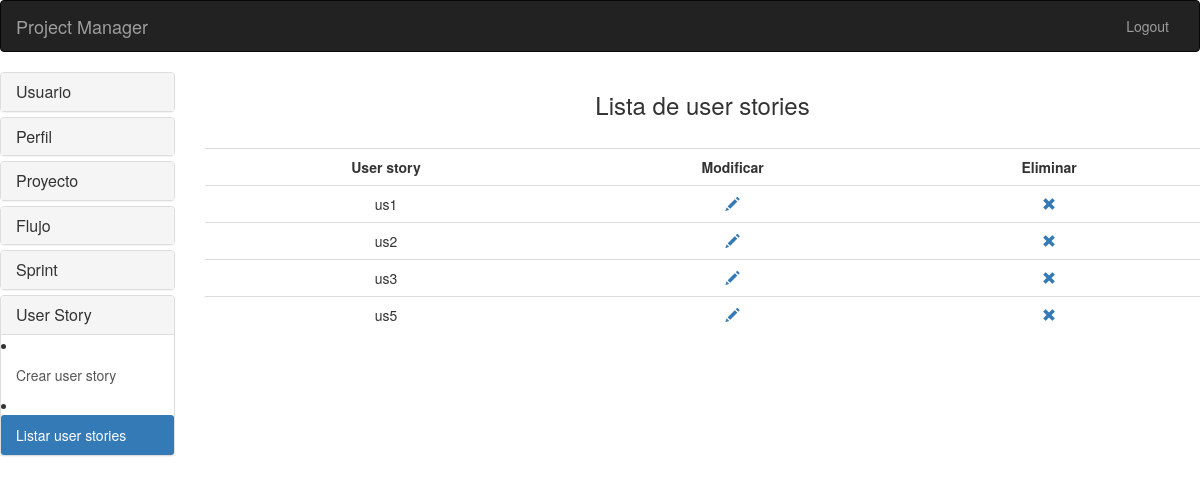
Page /userstory/listar_userstories/ on the committed database.
### apps/userstory/models.py (models this page shows, shortened)
class UserStory(models.Model):
	ESTADOS = (
		('Todo', 'To do'),
		('Doing', 'Doing'),
		('Done', 'Done'),
		)
	PRIORIDADES = (
		('Baja', 'Baja'),
		('Media', 'Media'),
		('Alta', 'Alta'),
		)
	nombre = models.CharField(max_length=200)
	proyecto = models.ForeignKey(Proyecto)
	sprint = models.ForeignKey(Sprint, null=True)
	flujo = models.ForeignKey(Flujo, null=True)
	actividad = models.ForeignKey(Actividad)
	desarrollador = models.ForeignKey(User, null=True)
	estado = models.CharField(max_length=200, choices=ESTADOS)
	prioridad = models.CharField(max_length=200, choices=PRIORIDADES, null=True)

### apps/userstory/views.py (the view)
def listar_userstories(request):
    lista_userstories = UserStory.objects.all()
    context = {'lista_userstories':lista_userstories}
    return render(request, 'userstory/listar_userstories.html', context)

### templates/userstory/listar_userstories.html (shortened to what this page needs)
<!DOCTYPE html>
<html lang="en">
  <head>
    <link href="{{ STATIC_URL }}/bootstrap-3.3.4-dist/css/bootstrap.min.css" rel="stylesheet">
  </head>
  <body>
<nav class="navbar navbar-inverse">
  <div class="container-fluid">
    <div class="navbar-header">
      <a class="navbar-brand" href="{% url 'inicio:menu' %}">Project Manager</a>
    </div>
    <div class="pull-right">
      <ul class="nav navbar-nav">
        <li><a href="{% url 'inicio:salir' %}">Logout</a></li>
      </ul>
    </div>
  </div>
</nav>
 <div class="row">
    <div class="col-sm-2">
  <div class="panel-group" id="accordion" role="tablist" aria-multiselectable="true">
  <div class="panel panel-default">
    <div class="panel-heading" role="tab" id="headingOne">
      <h4 class="panel-title">
        <a data-toggle="collapse" data-parent="#accordion" href="#collapseOne" aria-expanded="true" aria-controls="collapseOne">
          Usuario
        </a>
      </h4>
    </div>
  </div>
  <div class="panel panel-default">
    <div class="panel-heading" role="tab" id="headingTwo">
      <h4 class="panel-title">
        <a class="collapsed" data-toggle="collapse" data-parent="#accordion" href="#collapseTwo" aria-expanded="false" aria-controls="collapseTwo">
          Perfil
        </a>
      </h4>
    </div>
  </div>
  <div class="panel panel-default">
    <div class="panel-heading" role="tab" id="headingThree">
      <h4 class="panel-title">
        <a class="collapsed" data-toggle="collapse" data-parent="#accordion" href="#collapseThree" aria-expanded="false" aria-controls="collapseThree">
          Proyecto
        </a>
      </h4>
    </div>
  </div>
  <div class="panel panel-default">
    <div class="panel-heading" role="tab" id="headingThree">
      <h4 class="panel-title">
        <a class="collapsed" data-toggle="collapse" data-parent="#accordion" href="#cuatro" aria-expanded="false" aria-controls="cuatro">
          Flujo
        </a>
      </h4>
    </div>
  </div>
  <div class="panel panel-default">
    <div class="panel-heading" role="tab" id="headingThree">
      <h4 class="panel-title">
        <a class="collapsed" data-toggle="collapse" data-parent="#accordion" href="#cinco" aria-expanded="false" aria-controls="cinco">
          Sprint
        </a>
      </h4>
    </div>
  </div>
  <div class="panel panel-default">
    <div class="panel-heading" role="tab" id="headingThree">
      <h4 class="panel-title">
        <a class="collapsed" data-toggle="collapse" data-parent="#accordion" href="#seis" aria-expanded="false" aria-controls="seis">
          User Story
        </a>
      </h4>
    </div>
    <div id="seis" class="panel-collapse collapse in" role="tabpanel" aria-labelledby="headingThree">
      <div class="list-group">
        <li><a href="{% url 'userstory:crear_userstory' %}" class="list-group-item">Crear user story</a></li>
        <li><a href="{% url 'userstory:listar_userstories' %}" class="list-group-item active">Listar user stories</a></li>
      </div>
    </div>
  </div>
</div>
</div>
<div class="col-sm-10">
	<h3 align="center"> Lista de user stories </h3></br>
	<table class="table text-center">
		<tr class="text-center">
			<td><b>User story</b></td>
			<td><b>Modificar</b></td>
			<td><b>Eliminar</b></td>
		</tr>
		{% for userstory in lista_userstories %}
		<tr>
			<td>{{ userstory.nombre }}</td>
			<td><a href="{% url 'userstory:modificar_userstory' userstory.id %}"><span class="glyphicon glyphicon-pencil"></span></a></td>
			<td><a href="{% url 'userstory:eliminar_userstory' userstory.id %}"
					onClick="return confirm('Desea eliminar el userstory: {{userstory.nombre}}?')"><span class="glyphicon glyphicon-remove"></span></a>
			</td>
		</tr>
		{% endfor %}
	</table>
</div>
  </div>
  </body>
</html>

### rows in the picture
UserStory: nombre "us1"
UserStory: nombre "us2"
UserStory: nombre "us3"
UserStory: nombre "us5"
